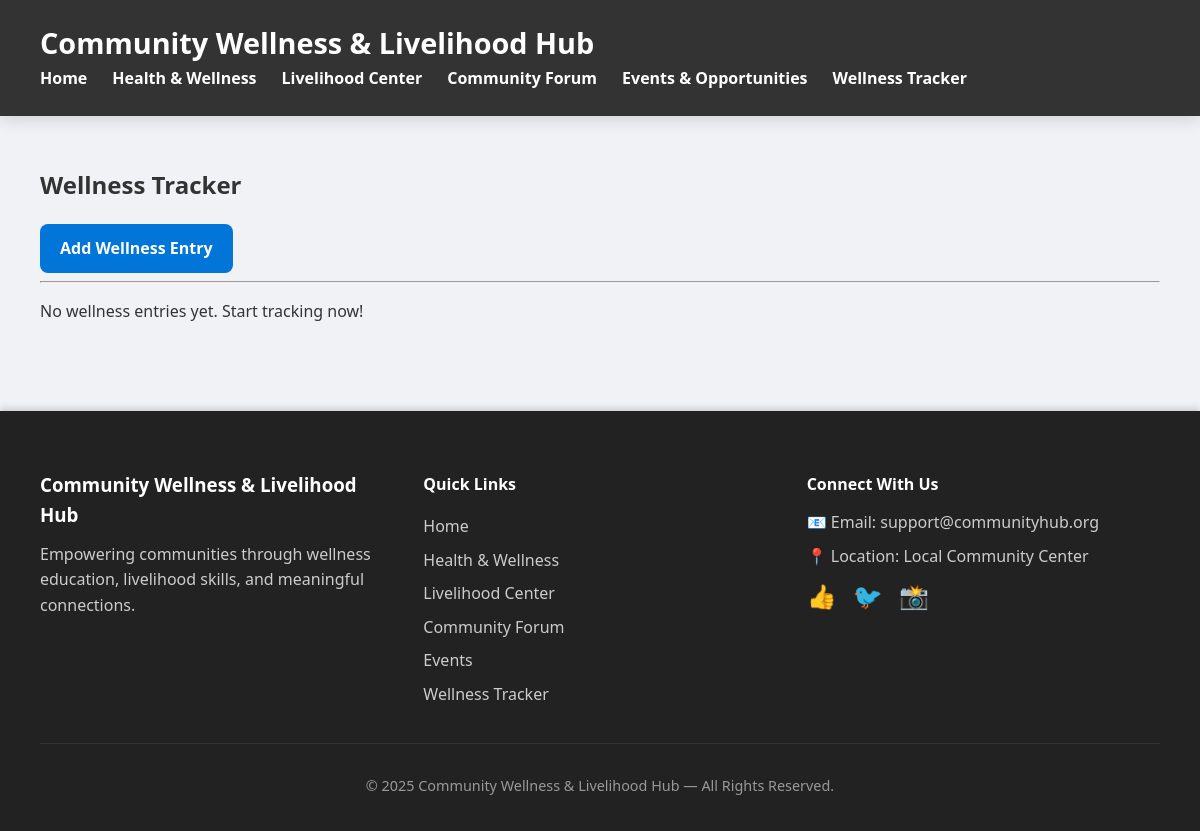
Page /wellness/ on the earlier database version.
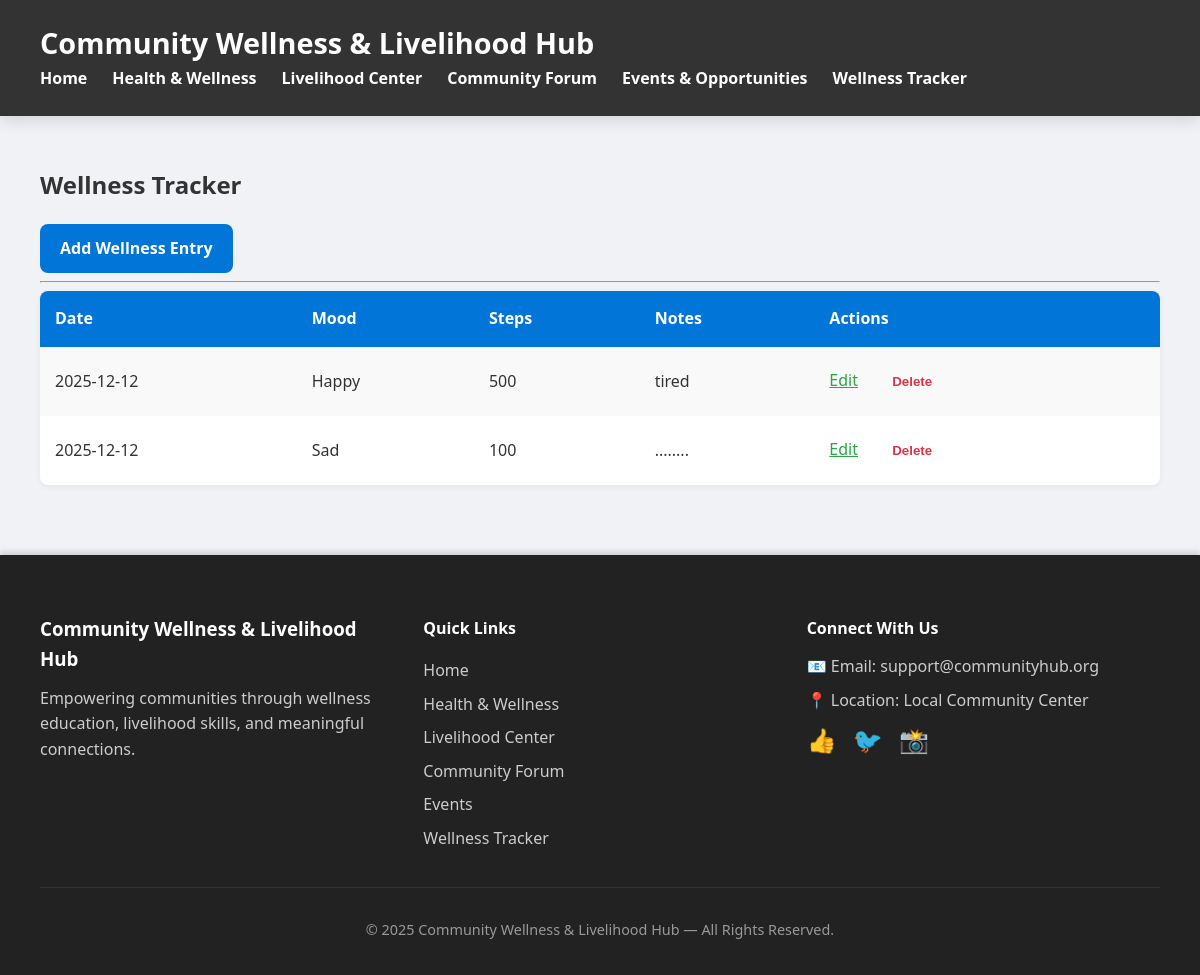
Same page on the later database version.
### models.py (models this page shows)
class WellnessEntry(db.Model):
    id = db.Column(db.Integer, primary_key=True)
    date = db.Column(db.String(20), nullable=False)
    mood = db.Column(db.String(20), nullable=False)
    steps = db.Column(db.Integer)
    notes = db.Column(db.Text)

### app.py (the view)
@wellness_bp.route("/")
def list_entries():
    entries = WellnessEntry.query.all()
    return render_template("wellness_list.html", entries=entries)

### Templates/wellness_list.html (shortened to what this page needs)
{% extends "base.html" %}
{% block content %}
<h2>Wellness Tracker</h2>
<a href="/wellness/add" class="button">Add Wellness Entry</a>
<hr>
{% if entries %}
<table>
    <tr>
        <th>Date</th>
        <th>Mood</th>
        <th>Steps</th>
        <th>Notes</th>
        <th>Actions</th>
    </tr>
    {% for w in entries %}
    <tr>
        <td>{{ w.date }}</td>
        <td>{{ w.mood }}</td>
        <td>{{ w.steps }}</td>
        <td>{{ w.notes }}</td>
        <td>
            <a href="{{ url_for('wellness.edit_wellness', entry_id=w.id) }}"
               style="color:#28a745; margin-right:10px;">Edit</a>
            <form action="{{ url_for('wellness.delete_wellness', entry_id=w.id) }}" method="POST"
                  style="display:inline;" onsubmit="return confirm('Delete this entry?');">
                <button style="background:none; border:none; color:#dc3545; cursor:pointer;">
                    Delete
                </button>
            </form>
        </td>
    </tr>
    {% endfor %}
</table>
{% else %}
<p>No wellness entries yet. Start tracking now!</p>
{% endif %}
{% endblock %}

Differences in the rows shown:
added WellnessEntry: date "2025-12-12", mood "Happy", steps "500", notes "tired"
added WellnessEntry: date "2025-12-12", mood "Sad", steps "100", notes "........"
Other differences:
text no longer shown: "No wellness entries yet. Start tracking now!"
text now shown: "Date Mood Steps Notes Actions"
